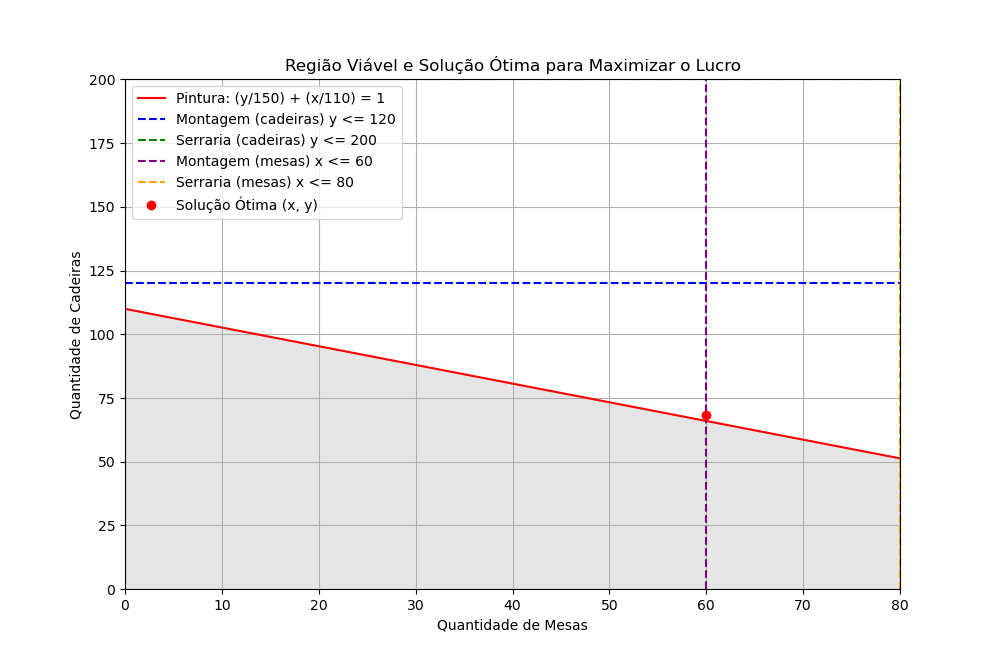

The Python source for this figure:
from mip import Model, maximize, CONTINUOUS, MAXIMIZE
import matplotlib.pyplot as plt
import numpy as np

# Criando o modelo
model = Model(sense=MAXIMIZE)

# Definindo as variáveis de decisão
x = model.add_var(var_type=CONTINUOUS)  # Mesas
y = model.add_var(var_type=CONTINUOUS)  # Cadeiras

# Definindo a função objetivo (maximizar lucro total)
model.objective = maximize(100 * x + 50 * y)

# Adicionando as restrições de capacidade dos departamentos
model += x <= 80          # Restrição de serraria para mesas
model += y <= 200         # Restrição de serraria para cadeiras
model += x <= 60          # Restrição de montagem para mesas
model += y <= 120         # Restrição de montagem para cadeiras
model += (y / 150) + (x / 110) <= 1  # Restrição de capacidade de pintura

# Resolvendo o modelo
model.optimize()

# Extraindo os valores das variáveis
x_opt = x.x
y_opt = y.x
lucro_maximo = model.objective_value

print(f"Quantidade ótima de mesas: {x_opt}")
print(f"Quantidade ótima de cadeiras: {y_opt}")
print(f"Lucro máximo: ${lucro_maximo:.2f}")

# Plotando o gráfico da região viável e solução ótima

# Funções das restrições
def restricao_pintura(y):
    return 110 * (1 - (y / 150))

# Intervalo de valores para o eixo x (mesas) e y (cadeiras)
x_vals = np.linspace(0, 80, 200)
y_vals = np.linspace(0, 200, 200)
y_vals1 = np.minimum(200, 120)  # serraria e montagem para cadeiras
x_vals1 = np.minimum(80, 60)    # serraria e montagem para mesas
y_vals_pintura = restricao_pintura(x_vals)

# Plotando as restrições
plt.figure(figsize=(10, 8))
plt.plot(x_vals, y_vals_pintura, label="Pintura: (y/150) + (x/110) = 1", color="red")
plt.axhline(120, color="blue", linestyle="--", label="Montagem (cadeiras) y <= 120")
plt.axhline(200, color="green", linestyle="--", label="Serraria (cadeiras) y <= 200")
plt.axvline(60, color="purple", linestyle="--", label="Montagem (mesas) x <= 60")
plt.axvline(80, color="orange", linestyle="--", label="Serraria (mesas) x <= 80")

# Região viável (restrições)
plt.fill_between(x_vals, 0, np.minimum(np.minimum(y_vals_pintura, 120), 200), color='gray', alpha=0.2)

# Ponto ótimo
plt.plot(x_opt, y_opt, 'ro', label="Solução Ótima (x, y)")

# Configurações do gráfico
plt.xlim(0, 80)
plt.ylim(0, 200)
plt.xlabel("Quantidade de Mesas")
plt.ylabel("Quantidade de Cadeiras")
plt.title("Região Viável e Solução Ótima para Maximizar o Lucro")
plt.legend()
plt.grid(True)
plt.show()
